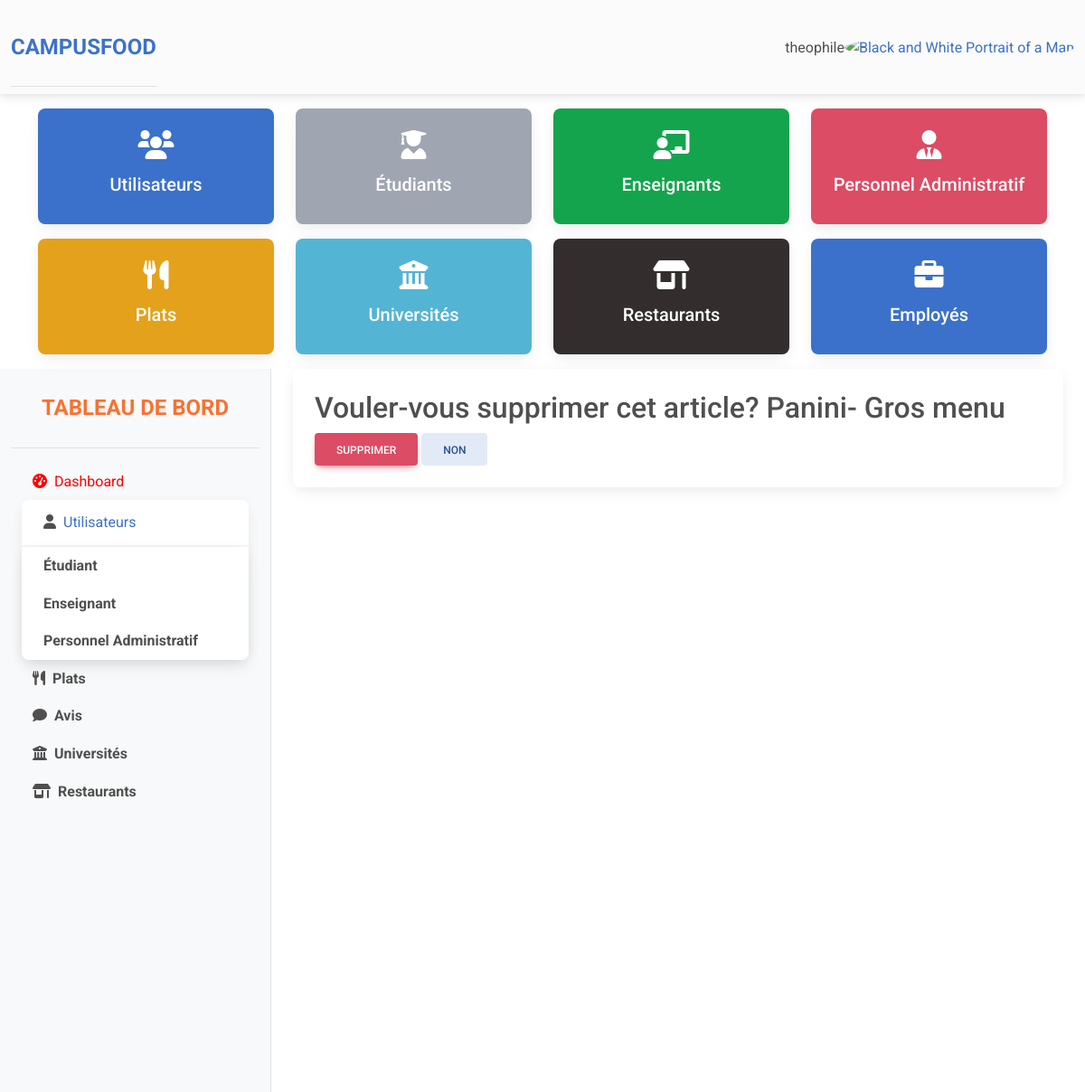
Before: /my-admin/supprimer-article/10 (signed in) with the older database file.
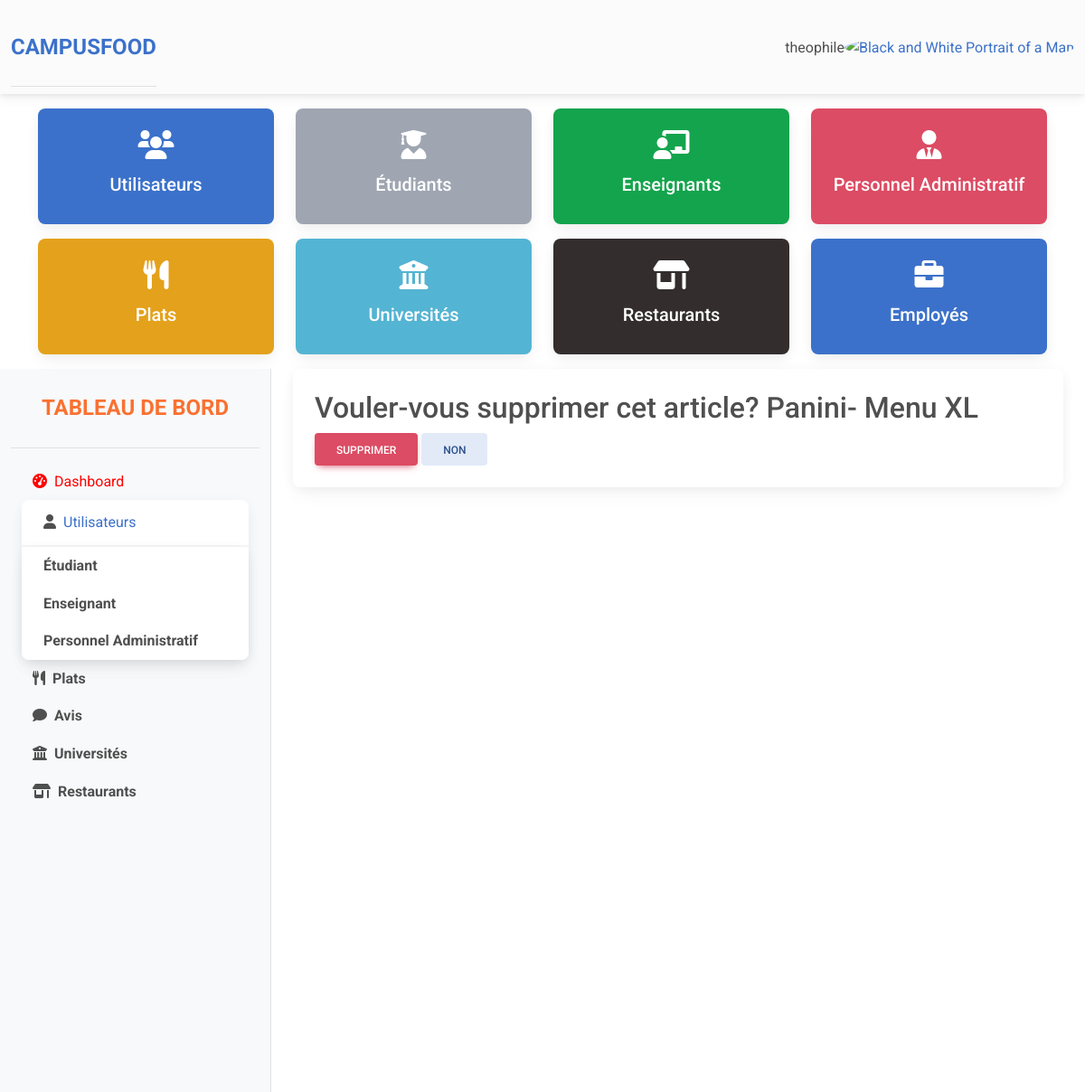
After: the same page with the newer database file.
### cfoodapp/models.py (models this page shows)
class Plat(models.Model):
    nom = models.CharField(max_length=155)
    description = models.TextField()
    prix = models.FloatField(max_length=8)
    image = models.ImageField()
    date_ajout = models.DateTimeField(auto_now_add=True)
    categorie = models.ForeignKey(Categorie, on_delete=models.CASCADE)
    def __str__(self):
        return f"{self.nom}"

### admin_app/views.py (the view)
# urls.py: path('supprimer-article/<int:pk>', DeleteArticle.as_view(), name="supprimer-article"), #root ppour l edit d un article qu on veut supprimer, tenir compte de l id """
class DeleteArticle(DeleteView):
    model = Plat
    success_url = reverse_lazy("my-articles")

### cfoodapp/templates/cfoodapp/plat_confirm_delete.html (shortened to what this page needs)
{% extends "partials/base.html" %}
{% block content %}
<div class="col-lg-9 col-md-8" id="content-wrapper">
    <div class="container">
        <div class="row">
            <div class="col-md-12">
                <div class="card">
                    <div class="card-body">
                        <form action="" method="post">
                            <h2>Vouler-vous supprimer cet article? {{object}}</h2>
                            <input type="submit" name="" id="" value="Supprimer" class="btn btn-danger">
                            <a href="{% url "my-articles" %}" class="btn btn-secondary">Non</a>
                        </form>
                    </div>
                </div>
            </div>
        </div>
    </div>
</div>
{% endblock  %}

Changed rows visible on the page:
changed Plat: nom "Panini- Gros menu" → "Panini- Menu XL"
